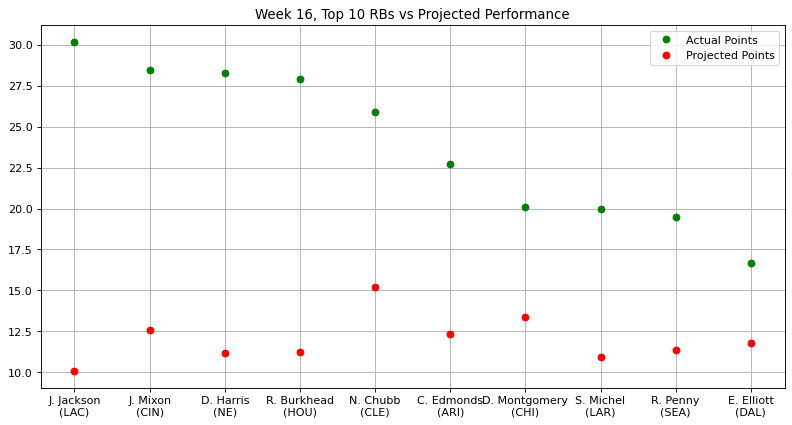

This figure's Python source:
"""
Stats provided by NFL Fantasy
Week 16, Top 10 RBs vs Projected Performance
"""

import matplotlib.pyplot as plt
import numpy as np
from matplotlib.pyplot import figure
figure(figsize=(12, 6), dpi=80)

actual_points = np.array([30.20,28.50,28.30,27.90,25.90,22.70,20.10,20.00,19.50,16.70])
proj_points = np.array([10.06,12.57,11.16,11.21,15.21,12.33,13.36,10.91,11.38,11.78])
players = np.array(["J. Jackson\n(LAC)","J. Mixon\n(CIN)","D. Harris\n(NE)","R. Burkhead\n(HOU)",
                    "N. Chubb\n(CLE)","C. Edmonds\n(ARI)","D. Montgomery\n(CHI)","S. Michel\n(LAR)",
                    "R. Penny\n(SEA)","E. Elliott\n(DAL)"])

plt.plot(players, actual_points, 'o', c = 'g', label = 'Actual Points', ms = 6)
plt.plot(proj_points, 'o', c = 'r', label = 'Projected Points', ms = 6)
plt.title("Week 16, Top 10 RBs vs Projected Performance")
plt.legend()
plt.grid()
plt.show()
